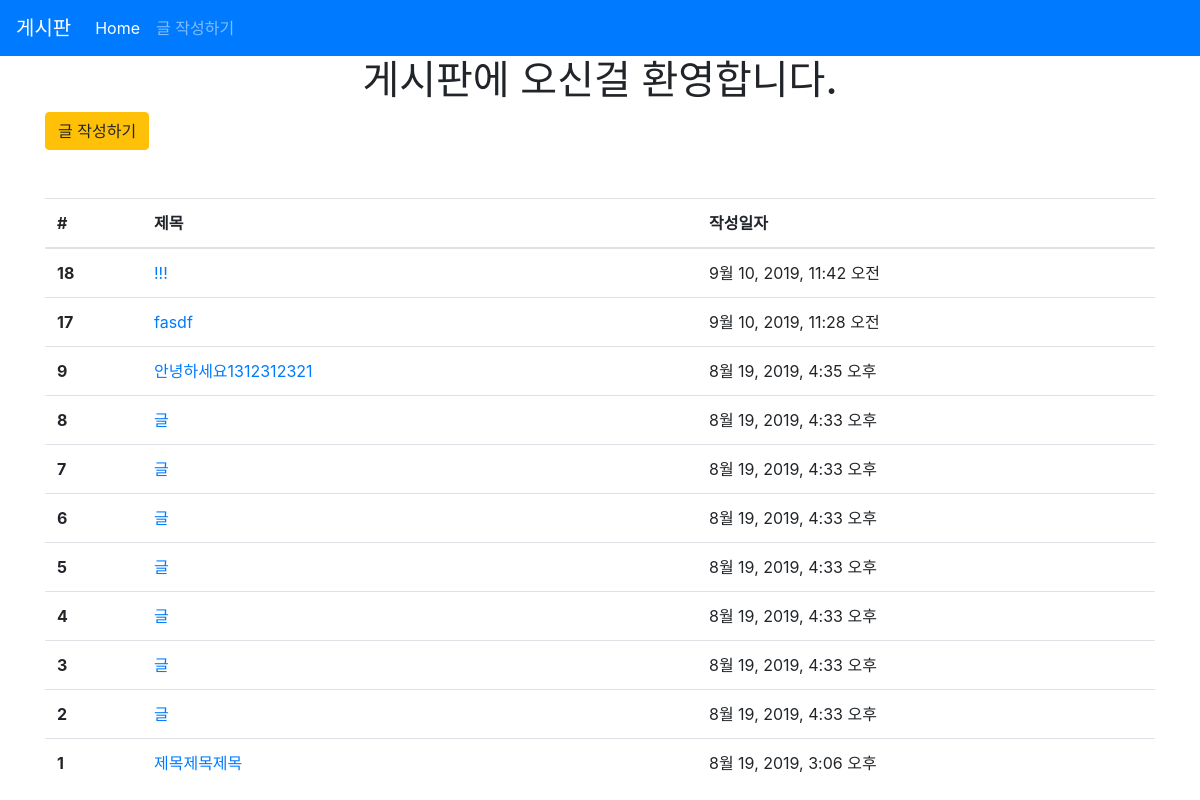
/articles/, run on an earlier commit of the app's database.
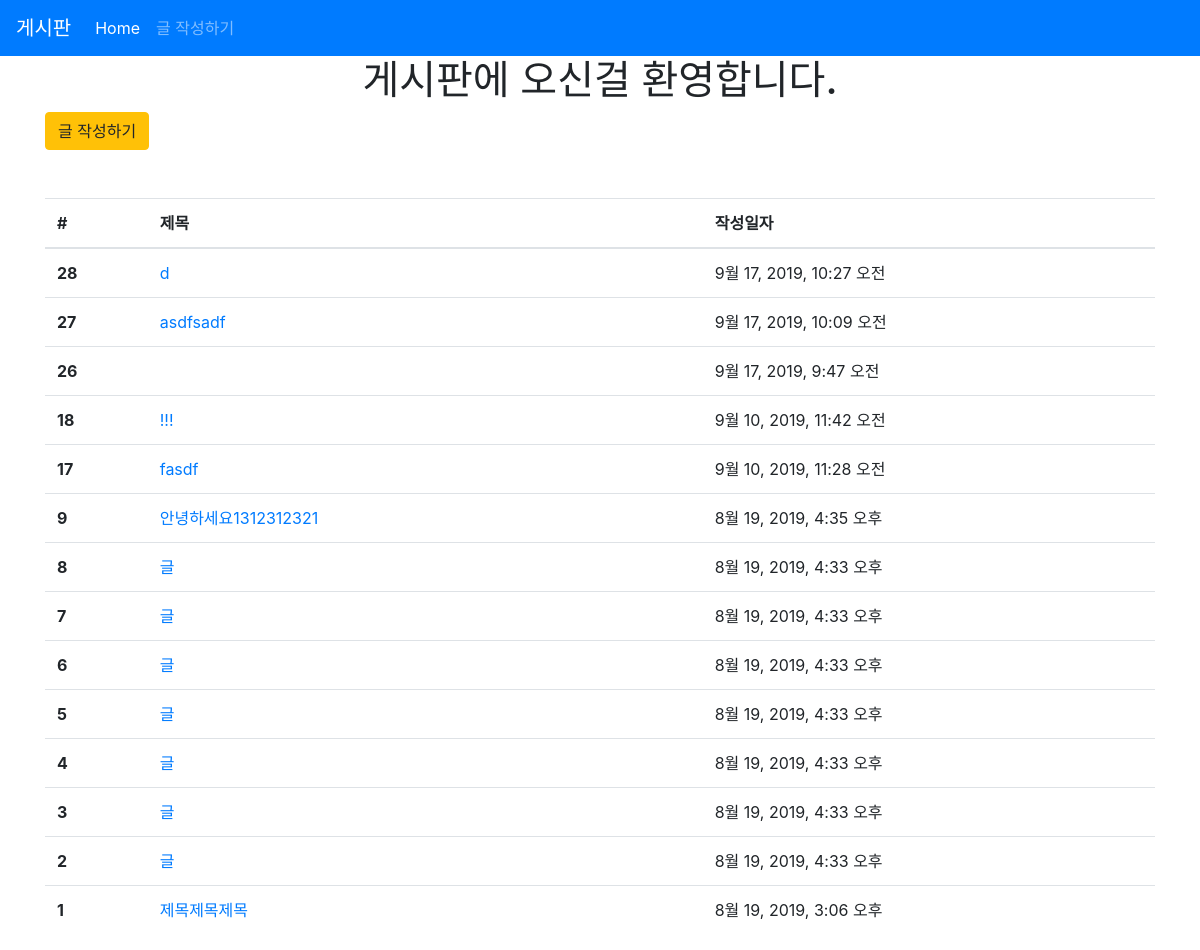
And on a later commit of the database.
### articles/models.py (models this page shows, shortened)
class Article(models.Model):
    title = models.CharField(max_length=10)
    content = models.TextField()
    created_at = models.DateTimeField(auto_now_add=True)
    updated_at = models.DateTimeField(auto_now=True)

### articles/views.py (the view)
# urls.py: path('', views.index, name='index'),
@require_GET
def index(request):
    articles = Article.objects.order_by('-id')
    context = {
        'articles': articles
    }
    return render(request, 'articles/index.html', context)

### articles/templates/articles/index.html (shortened to what this page needs)
{% extends 'articles/base.html' %}
{% block body %}
  <h1 class="text-center">게시판에 오신걸 환영합니다.</h1>
  <a href="{% url 'articles:create' %}" class="btn btn-warning">글 작성하기</a>
  <table class="table mt-5">
    <thead>
      <tr>
        <th scope="col">#</th>
        <th scope="col">제목</th>
        <th scope="col">작성일자</th>
      </tr>
    </thead>
    <tbody>
      {% for article in articles %}
      <tr>
        <th scope="row">{{ article.id }}</th>
        <td>
          <a href="{% url 'articles:detail' article.pk %}">
              {{ article.title }}
          </a>
        </td>
        <td>{{ article.created_at }}</td>
      </tr>
      {% endfor %}
    </tbody>
  </table>
{% endblock %}

What changed in the data, as far as the page shows it:
added Article: id "28", title "d", created_at "9월 17, 2019, 10:27 오전"
added Article: id "27", title "asdfsadf", created_at "9월 17, 2019, 10:09 오전"
added Article: id "26", created_at "9월 17, 2019, 9:47 오전"
